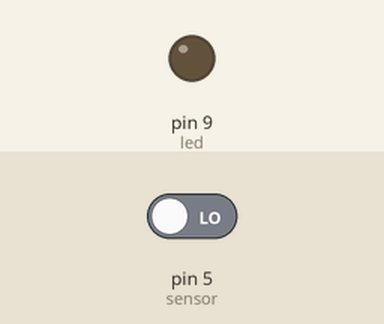
Simulated run of this sketch. Board: Arduino Uno, built with avr-gcc and run on an emulated ATmega328P. On the bench: output pins drawn as LEDs (lit = HIGH). Inputs (shaded band) come from the test bench; at power-on: pin 5 (sensor) LOW. What the sketch prints to the serial monitor is not drawn.

Above: at 1.2 s.
1.3 s: pin 5 (sensor) driven HIGH
At 2.4 s:
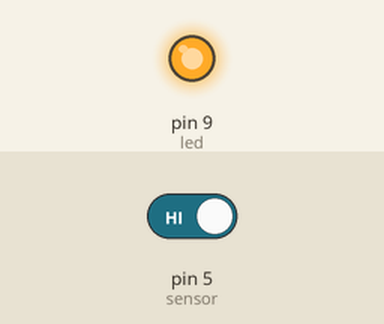
2.8 s: pin 5 (sensor) driven LOW
At 3.6 s:
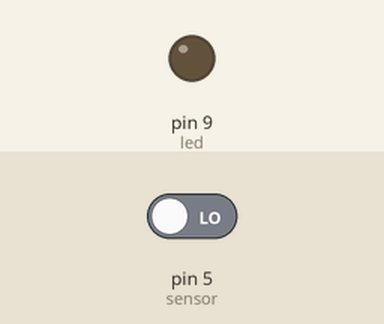
Timing chart, 0 to 5.8 s (numbered marks = the images above; inputs shaded):
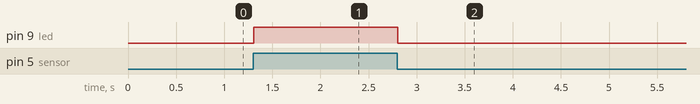

Measured:
- after the input at 1.3 s, pin 9 (led): LOW → HIGH at once
- after the input at 2.8 s, pin 9 (led): HIGH → LOW at once

The sketch:

motionSensorTesting.ino
```cpp
const int led = 9; // Led positive terminal to the digital pin 9.
const int sensor = 5; //signal pin of sensor to digital pin 5.
int state = LOW;
int val = 0;

void setup() { // Void setup is ran only once after each powerup or reset of the Arduino board.
  pinMode(led, OUTPUT); // Led is determined as an output here.
  pinMode(sensor, INPUT); // PIR motion sensor is determined is an input here.
  Serial.begin(9600);
}

void loop(){ // Void loop is ran over and over and consists of the main program.
  val = digitalRead(sensor);
  Serial.println(val);
  digitalWrite(led, val);
}
```
